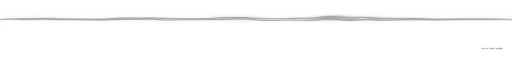
#> input picture assets/effects/skills/fold_ridge.png, 512 x 64 px; its folder holds 6 pictures in this run
$ python ab_fold_fx_textures.py
#> lines starting #> are read from the running program, lines starting #| are printed output that depends on the picture
"""折棱 / 圆牌：程序化贴图 vs 外部生图 的实机尺度 A/B（2026-11-03）

结论要能算出来，不能靠看图感觉。两边都按**游戏里真实显示的像素尺寸**画到
照影界·叠纸战场的真实地面上，再量三条读数：
  · 纵向羽化宽度（alpha 落到峰值 5% 的总厚度）—— 决定读不读得出「纸吃光的棱」
  · 亮芯宽度（>=90% 峰值）—— 太宽糊、太窄就是激光线
  · 中心是否透亮（圆牌牌心 alpha）—— 牌心要能压住代码画的编号点

贴图公式逐行照抄 scripts/visual/skill_fx.gd 的 fold_ridge_texture() /
fold_disc_texture()，不另写一套近似的。
"""
from __future__ import annotations

import math
from pathlib import Path

import numpy as np
from PIL import Image, ImageDraw

ROOT = Path(__file__).resolve().parents[1]
SKILLS = ROOT / "assets" / "effects" / "skills"
GROUND = ROOT / "assets" / "scenes" / "zhaoying_fold_arena_ground.png"
OUT = ROOT / "output" / "fold_ab.png"

RIDGE_W, RIDGE_H = 512, 64
DISC_S = 256
SEAM_R = 62.0
DISC_ON_SCREEN = SEAM_R * 2.0 * 1.35      # fold_seam.gd 的真实显示直径


def smoothstep(a: float, b: float, x):
    t = np.clip((x - a) / max(b - a, 1e-9), 0.0, 1.0)
    return t * t * (3.0 - 2.0 * t)


def ridge_proc() -> np.ndarray:
    img = np.zeros((RIDGE_H, RIDGE_W, 4), np.float32)
    mid = (RIDGE_H - 1) * 0.5
    ys = np.arange(RIDGE_H, dtype=np.float32)
    dy = np.abs(ys - mid)
    core = np.exp(-np.power(dy / 1.5, 2.0))
    halo = np.exp(-np.power(dy / 17.0, 2.0)) * 0.20
    a_row = np.clip(core + halo, 0.0, 1.0)
    xs = np.arange(RIDGE_W, dtype=np.float32)
    jitter = 1.0 + 0.14 * np.sin(xs * 0.121) + 0.09 * np.sin(xs * 0.031 + 1.7)
    u = xs / float(RIDGE_W - 1)
    taper = smoothstep(0.0, 0.12, u) * smoothstep(0.0, 0.12, 1.0 - u)
    a = np.clip(a_row[:, None] * jitter[None, :] * taper[None, :], 0.0, 1.0)
    img[..., :3] = 255.0
    img[..., 3] = a * 255.0
    return img


def disc_proc() -> np.ndarray:
    img = np.zeros((DISC_S, DISC_S, 4), np.float32)
    c = (DISC_S - 1) * 0.5
    yy, xx = np.mgrid[0:DISC_S, 0:DISC_S].astype(np.float32)
    r = np.hypot(xx - c, yy - c) / c
    body = np.clip(1.0 - smoothstep(0.44, 0.98, r), 0.0, 1.0)
    inner = np.clip(1.0 - smoothstep(0.0, 0.52, r), 0.0, 1.0) * 0.55
    rim = np.exp(-np.power((r - 0.70) / 0.085, 2.0)) * 0.55
    lum = np.clip(body * 0.62 + inner * body, 0.0, 1.0) * (1.0 - rim * 0.8)
    img[..., :3] = 255.0
    img[..., 3] = np.maximum(lum, rim * body * 0.42) * 255.0
    return img


def load_png(name: str) -> np.ndarray:
#> called with name = 'fold_ridge.png'
    return np.asarray(Image.open(SKILLS / name).convert("RGBA"), np.float32)
#> call 2 of load_png, with name = 'fold_seam_disc.png'
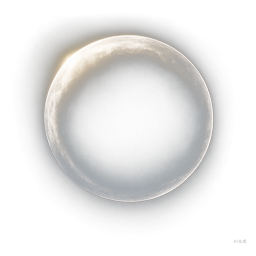
#> input picture assets/effects/skills/fold_seam_disc.png, 256 x 256 px


def metrics(a: np.ndarray, label: str) -> list[str]:
    al = a[..., 3] / 255.0
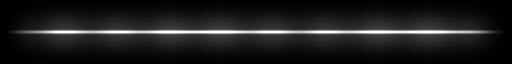
#> al: shape (64, 512) float32; min 0, max 1, mean 0.114
    out = [label]
#> out = ['程序化']
    if a.shape[0] == RIDGE_H and a.shape[1] == RIDGE_W:
        prof = al.max(axis=1)
        pk = max(prof.max(), 1e-6)
#> pk = 1
        ys = np.arange(len(prof))
        feather = int((prof >= 0.05 * pk).sum())
#> feather = 42
        core = int((prof >= 0.90 * pk).sum())
#> core = 2
        rgb = a[..., :3][al > 0.5].mean(axis=0) if (al > 0.5).any() else np.zeros(3)
#> rgb = [255, 255, 255]
        out.append(f"  亮芯 {core:2d}px   羽化总厚 {feather:2d}px / {a.shape[0]}   RGB均值 {rgb.round(0)}")
    else:
        s = a.shape[0]
        c = (s - 1) / 2
        yy, xx = np.mgrid[0:s, 0:s]
        r = np.hypot(xx - c, yy - c) / c
        pk = max(al.max(), 1e-6)
        band = r[al >= 0.5 * pk]
        centre = al[(yy - c) ** 2 + (xx - c) ** 2 <= (0.12 * c) ** 2]
        out.append(f"  >=50% 峰值半径 {band.min() if band.size else 0:.2f}~{band.max() if band.size else 0:.2f}"
                   f"   牌心 alpha {centre.mean():.2f}（编号点压得住需 >=0.25）")
    return out


def paste_over(ground: Image.Image, a: np.ndarray, box, additive: bool, tone,
               alpha_scale: float = 1.0) -> None:
    """按真实显示尺寸贴到地面上：box=(x, y, w, h) 目标屏幕矩形。"""
    im = Image.fromarray(a.astype(np.uint8), "RGBA").resize((box[2], box[3]), Image.LANCZOS)
    arr = np.asarray(im, np.float32)
    arr[..., :3] *= np.array(tone, np.float32)
    al = (arr[..., 3:4] / 255.0) * alpha_scale
    x, y, w, h = box
    region = np.asarray(ground.crop((x, y, x + w, y + h)), np.float32)
    if additive:
        blended = region + arr[..., :3] * al
    else:
        blended = region * (1.0 - al) + arr[..., :3] * al
    out = Image.fromarray(np.clip(blended, 0, 255).astype(np.uint8), "RGB")
    ground.paste(out, (x, y))


def draw_crease(g: Image.Image, ridge: np.ndarray, x0: int, ycen: int, length: int) -> None:
    """照抄 FoldVisual._apply() 的三层叠法：墨影(lip) → 加色宽羽化(glow) → 月白芯(core)。"""
    h = ridge.shape[0]
    tone = (0.86, 0.92, 0.98)
    core_tone = tuple(np.array(tone) * 0.45 + 0.55)
    # _lip: 普通混合、近黑、scale(0.94, 0.62)、沿法向 +15px
    paste_over(g, ridge, (x0 + int(length * 0.03), ycen + 15 - int(h * 0.62 / 2),
                          int(length * 0.94), int(h * 0.62)), False, (0.06, 0.07, 0.09), 0.40)
    # _glow: 加色、scale y ×1.55
    paste_over(g, ridge, (x0, ycen - int(h * 1.55 / 2), length, int(h * 1.55)),
               True, tone, 0.20)
    # _core: 普通混合、月白偏白、alpha 0.72
    paste_over(g, ridge, (x0, ycen - h // 2, length, h), False, core_tone, 0.72)


def readability(g: Image.Image, x0: int, ycen: int, length: int) -> tuple:
    """折痕是这套机制唯一的读数 —— 量它在地面上到底跳出来多少。"""
    a = np.asarray(g.crop((x0, ycen - 26, x0 + length, ycen + 26)), np.float32)
    lum = a @ np.array([0.299, 0.587, 0.114], np.float32)
    rows = np.abs(np.arange(lum.shape[0]) - 26.0)
    core = lum[rows <= 3.0].mean()
    ground = lum[rows >= 20.0].mean()
    dark = lum[rows <= 3.0].min()
    return core, ground, dark


def main() -> None:
    ridge_p, ridge_g = ridge_proc(), load_png("fold_ridge.png")
    disc_p, disc_g = disc_proc(), load_png("fold_seam_disc.png")

    print("=== 折棱（真实显示：长 900px × 高 64px）===")
    for line in metrics(ridge_p, "程序化") + metrics(ridge_g, "生  图"):
#> in metrics (call 2), `al = a[..., 3] / 255.0`:
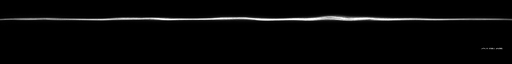
#> al: shape (64, 512) float32; min 0, max 1, mean 0.0275
#> in metrics (call 2), `out = [label]`: out = ['生  图']
#> in metrics (call 2), `pk = max(prof.max(), 1e-6)`: pk = 1
#> in metrics (call 2), `feather = int((prof >= 0.05 * pk).sum())`: feather = 11
#> in metrics (call 2), `core = int((prof >= 0.90 * pk).sum())`: core = 2
#> in metrics (call 2), `rgb = a[..., :3][al > 0.5].mean(axis=0) if (al > 0.5).any() else np.ze..`: rgb = [145.7, 145.3, 139.5]
        print(line)
#> this loop made 4 passes
#| 程序化
#|   亮芯  2px   羽化总厚 42px / 64   RGB均值 [255. 255. 255.]
#| 生  图
#|   亮芯  2px   羽化总厚 11px / 64   RGB均值 [146. 145. 140.]
    print("=== 对位圆牌（真实显示直径 %.0fpx）===" % DISC_ON_SCREEN)
    for line in metrics(disc_p, "程序化") + metrics(disc_g, "生  图"):
#> in metrics (call 3), `al = a[..., 3] / 255.0`:
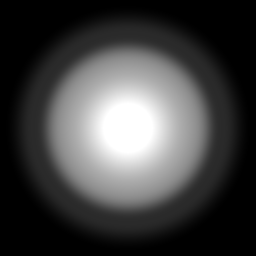
#> al: shape (256, 256) float32; min 0, max 1, mean 0.26
#> in metrics (call 3), `out = [label]`: out = ['程序化']
#> in metrics (call 3), `s = a.shape[0]`: s = 256
#> in metrics (call 3), `c = (s - 1) / 2`: c = 127.5
#> in metrics (call 3), `yy, xx = np.mgrid[0:s, 0:s]`:
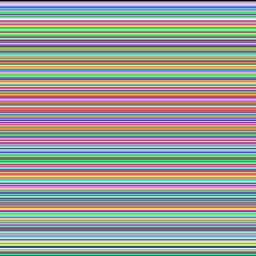
#> yy: shape (256, 256) int64; 256 distinct labels, from 0 to 255; one colour per label, 0 black
#> in metrics (call 3), `yy, xx = np.mgrid[0:s, 0:s]`:
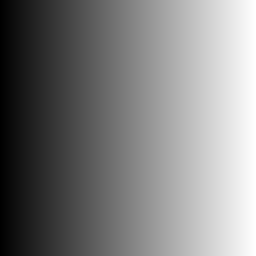
#> xx: shape (256, 256) int64; min 0, max 255, mean 127.5
#> in metrics (call 3), `r = np.hypot(xx - c, yy - c) / c`:
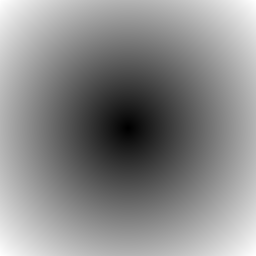
#> r: shape (256, 256) float64; min 0.00555, max 1.41, mean 0.768; drawn with min black and max white
#> in metrics (call 3), `pk = max(al.max(), 1e-6)`: pk = 1
        print(line)

    TONE = (0.86, 0.92, 0.98)
#> TONE = (0.86, 0.92, 0.98)
    W, LENGTH, X0 = 1000, 880, 60
    rows = [("折棱 · 程序化", ridge_p, "ridge"), ("折棱 · 生图", ridge_g, "ridge"),
            ("圆牌 · 程序化", disc_p, "disc"), ("圆牌 · 生图", disc_g, "disc")]
    sheet = Image.new("RGB", (W, 320 * len(rows)), (12, 12, 16))
    d = ImageDraw.Draw(sheet)
    for i, (label, tex, kind) in enumerate(rows):
#> (the run stopped early here; a loop or call above may not have finished)
